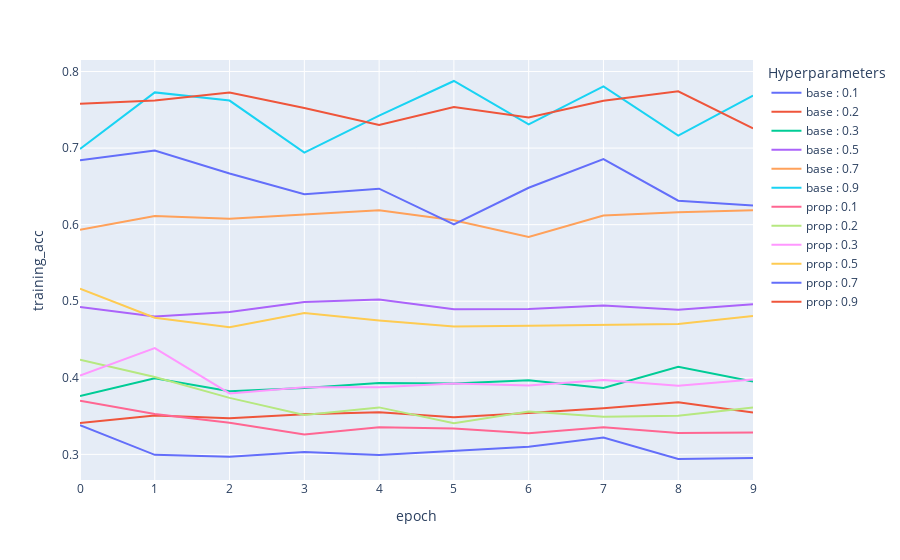

Notebook source saved alongside this figure:
### Code cell
fig = plx.line(df_results, x="epoch", y="training_acc", color="Hyperparameters")
fig.write_image('Visualization/training_acc.png')
fig.show()

### Figure 1 — Plotly figure (JSON) as saved in the notebook; plotly's stock layout.template omitted (floating-point values rounded to 4 significant figures)
{"data": [{"hovertemplate": "Hyperparameters=base : 0.1<br>epoch=%{x}<br>training_acc=%{y}<extra></extra>", "legendgroup": "base : 0.1", "line": {"color": "#636efa", "dash": "solid"}, "marker": {"symbol": "circle"}, "mode": "lines", "name": "base : 0.1", "orientation": "v", "showlegend": true, "type": "scatter", "x": [0, 1, 2, 3, 4, 5, 6, 7, 8, 9], "xaxis": "x", "y": [0.338, 0.2994, 0.297, 0.3032, 0.2992, 0.3044, 0.3099, 0.322, 0.2939, 0.2951], "yaxis": "y"}, {"hovertemplate": "Hyperparameters=base : 0.2<br>epoch=%{x}<br>training_acc=%{y}<extra></extra>", "legendgroup": "base : 0.2", "line": {"color": "#EF553B", "dash": "solid"}, "marker": {"symbol": "circle"}, "mode": "lines", "name": "base : 0.2", "orientation": "v", "showlegend": true, "type": "scatter", "x": [0, 1, 2, 3, 4, 5, 6, 7, 8, 9], "xaxis": "x", "y": [0.3409, 0.3507, 0.3471, 0.3524, 0.3549, 0.3486, 0.3539, 0.3604, 0.3681, 0.3546], "yaxis": "y"}, {"hovertemplate": "Hyperparameters=base : 0.3<br>epoch=%{x}<br>training_acc=%{y}<extra></extra>", "legendgroup": "base : 0.3", "line": {"color": "#00cc96", "dash": "solid"}, "marker": {"symbol": "circle"}, "mode": "lines", "name": "base : 0.3", "orientation": "v", "showlegend": true, "type": "scatter", "x": [0, 1, 2, 3, 4, 5, 6, 7, 8, 9], "xaxis": "x", "y": [0.3763, 0.3993, 0.3825, 0.3866, 0.3931, 0.3926, 0.3969, 0.3867, 0.4145, 0.3951], "yaxis": "y"}, {"hovertemplate": "Hyperparameters=base : 0.5<br>epoch=%{x}<br>training_acc=%{y}<extra></extra>", "legendgroup": "base : 0.5", "line": {"color": "#ab63fa", "dash": "solid"}, "marker": {"symbol": "circle"}, "mode": "lines", "name": "base : 0.5", "orientation": "v", "showlegend": true, "type": "scatter", "x": [0, 1, 2, 3, 4, 5, 6, 7, 8, 9], "xaxis": "x", "y": [0.4923, 0.48, 0.4859, 0.4989, 0.5022, 0.4895, 0.4898, 0.4945, 0.4889, 0.4962], "yaxis": "y"}, {"hovertemplate": "Hyperparameters=base : 0.7<br>epoch=%{x}<br>training_acc=%{y}<extra></extra>", "legendgroup": "base : 0.7", "line": {"color": "#FFA15A", "dash": "solid"}, "marker": {"symbol": "circle"}, "mode": "lines", "name": "base : 0.7", "orientation": "v", "showlegend": true, "type": "scatter", "x": [0, 1, 2, 3, 4, 5, 6, 7, 8, 9], "xaxis": "x", "y": [0.5935, 0.6112, 0.6077, 0.6129, 0.619, 0.6057, 0.5841, 0.6119, 0.6163, 0.6189], "yaxis": "y"}, {"hovertemplate": "Hyperparameters=base : 0.9<br>epoch=%{x}<br>training_acc=%{y}<extra></extra>", "legendgroup": "base : 0.9", "line": {"color": "#19d3f3", "dash": "solid"}, "marker": {"symbol": "circle"}, "mode": "lines", "name": "base : 0.9", "orientation": "v", "showlegend": true, "type": "scatter", "x": [0, 1, 2, 3, 4, 5, 6, 7, 8, 9], "xaxis": "x", "y": [0.6988, 0.7728, 0.7621, 0.6941, 0.7423, 0.7876, 0.7309, 0.7805, 0.7163, 0.7686], "yaxis": "y"}, {"hovertemplate": "Hyperparameters=prop : 0.1<br>epoch=%{x}<br>training_acc=%{y}<extra></extra>", "legendgroup": "prop : 0.1", "line": {"color": "#FF6692", "dash": "solid"}, "marker": {"symbol": "circle"}, "mode": "lines", "name": "prop : 0.1", "orientation": "v", "showlegend": true, "type": "scatter", "x": [0, 1, 2, 3, 4, 5, 6, 7, 8, 9], "xaxis": "x", "y": [0.3701, 0.3528, 0.3412, 0.326, 0.3353, 0.3337, 0.3275, 0.3353, 0.328, 0.3284], "yaxis": "y"}, {"hovertemplate": "Hyperparameters=prop : 0.2<br>epoch=%{x}<br>training_acc=%{y}<extra></extra>", "legendgroup": "prop : 0.2", "line": {"color": "#B6E880", "dash": "solid"}, "marker": {"symbol": "circle"}, "mode": "lines", "name": "prop : 0.2", "orientation": "v", "showlegend": true, "type": "scatter", "x": [0, 1, 2, 3, 4, 5, 6, 7, 8, 9], "xaxis": "x", "y": [0.4236, 0.401, 0.3738, 0.3515, 0.3614, 0.3406, 0.3558, 0.349, 0.3504, 0.3613], "yaxis": "y"}, {"hovertemplate": "Hyperparameters=prop : 0.3<br>epoch=%{x}<br>training_acc=%{y}<extra></extra>", "legendgroup": "prop : 0.3", "line": {"color": "#FF97FF", "dash": "solid"}, "marker": {"symbol": "circle"}, "mode": "lines", "name": "prop : 0.3", "orientation": "v", "showlegend": true, "type": "scatter", "x": [0, 1, 2, 3, 4, 5, 6, 7, 8, 9], "xaxis": "x", "y": [0.4028, 0.4388, 0.3796, 0.3876, 0.3876, 0.3927, 0.3899, 0.397, 0.3897, 0.3977], "yaxis": "y"}, {"hovertemplate": "Hyperparameters=prop : 0.5<br>epoch=%{x}<br>training_acc=%{y}<extra></extra>", "legendgroup": "prop : 0.5", "line": {"color": "#FECB52", "dash": "solid"}, "marker": {"symbol": "circle"}, "mode": "lines", "name": "prop : 0.5", "orientation": "v", "showlegend": true, "type": "scatter", "x": [0, 1, 2, 3, 4, 5, 6, 7, 8, 9], "xaxis": "x", "y": [0.5165, 0.4785, 0.4659, 0.4848, 0.4749, 0.4669, 0.468, 0.4692, 0.4702, 0.4808], "yaxis": "y"}, {"hovertemplate": "Hyperparameters=prop : 0.7<br>epoch=%{x}<br>training_acc=%{y}<extra></extra>", "legendgroup": "prop : 0.7", "line": {"color": "#636efa", "dash": "solid"}, "marker": {"symbol": "circle"}, "mode": "lines", "name": "prop : 0.7", "orientation": "v", "showlegend": true, "type": "scatter", "x": [0, 1, 2, 3, 4, 5, 6, 7, 8, 9], "xaxis": "x", "y": [0.6842, 0.6968, 0.6667, 0.6398, 0.647, 0.6003, 0.6482, 0.6856, 0.6313, 0.6249], "yaxis": "y"}, {"hovertemplate": "Hyperparameters=prop : 0.9<br>epoch=%{x}<br>training_acc=%{y}<extra></extra>", "legendgroup": "prop : 0.9", "line": {"color": "#EF553B", "dash": "solid"}, "marker": {"symbol": "circle"}, "mode": "lines", "name": "prop : 0.9", "orientation": "v", "showlegend": true, "type": "scatter", "x": [0, 1, 2, 3, 4, 5, 6, 7, 8, 9], "xaxis": "x", "y": [0.758, 0.7621, 0.7726, 0.7523, 0.7302, 0.7535, 0.7401, 0.7617, 0.7742, 0.7257], "yaxis": "y"}], "layout": {"legend": {"title": {"text": "Hyperparameters"}, "tracegroupgap": 0}, "margin": {"t": 60}, "xaxis": {"anchor": "y", "domain": [0, 1], "title": {"text": "epoch"}}, "yaxis": {"anchor": "x", "domain": [0, 1], "title": {"text": "training_acc"}}}}
